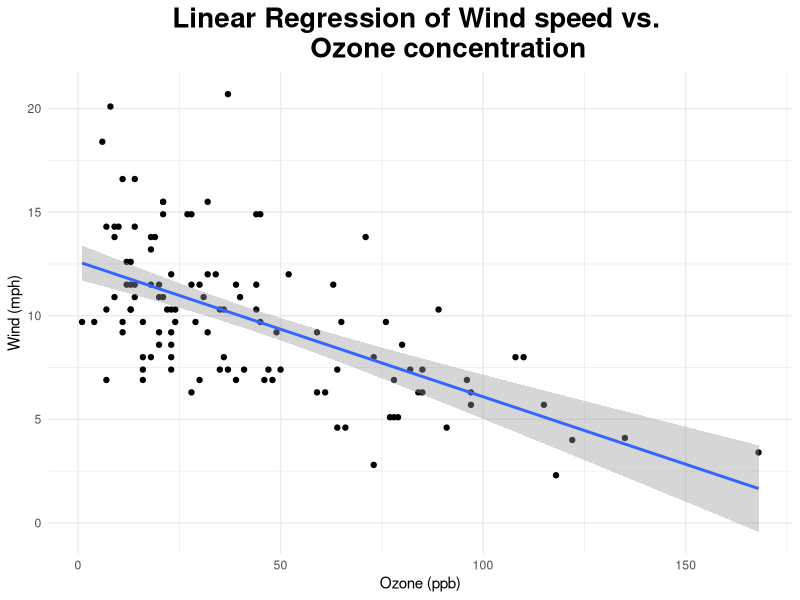

R code for this plot:
library(tidyverse)

airquality %>% 
  ggplot(aes(Ozone, Wind)) +
  geom_point() +
  geom_smooth(method='lm') +
  theme_minimal() +
  labs(x='Ozone (ppb)', y='Wind (mph)', title='Linear Regression of Wind speed vs. 
       Ozone concentration') +
  theme(plot.title = element_text(hjust=0.5, size=20, face='bold')) 
  



